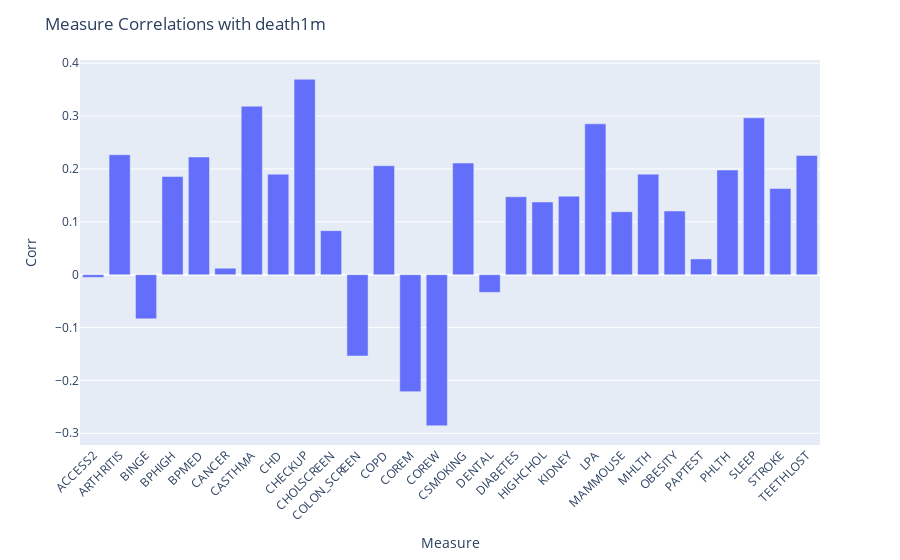

The notebook cell this image was saved under:
### Code cell
## Show correlations with death per 1M
fig = px.bar(x=cm.index, y=cm)
fig.update_layout(xaxis_tickangle=-45,\
    title='Measure Correlations with death1m',\
        xaxis_title='Measure',\
            yaxis_title = 'Corr')
fig.show()

### Figure 1 — Plotly figure (JSON) as saved in the notebook; plotly's stock layout.template omitted (floating-point values rounded to 4 significant figures)
{"data": [{"alignmentgroup": "True", "hovertemplate": "x=%{x}<br>y=%{y}<extra></extra>", "legendgroup": "", "marker": {"color": "#636efa"}, "name": "", "offsetgroup": "", "orientation": "v", "showlegend": false, "textposition": "auto", "type": "bar", "x": ["ACCESS2", "ARTHRITIS", "BINGE", "BPHIGH", "BPMED", "CANCER", "CASTHMA", "CHD", "CHECKUP", "CHOLSCREEN", "COLON_SCREEN", "COPD", "COREM", "COREW", "CSMOKING", "DENTAL", "DIABETES", "HIGHCHOL", "KIDNEY", "LPA", "MAMMOUSE", "MHLTH", "OBESITY", "PAPTEST", "PHLTH", "SLEEP", "STROKE", "TEETHLOST"], "xaxis": "x", "y": [-0.0051, 0.2269, -0.08358, 0.1857, 0.2226, 0.01221, 0.3187, 0.19, 0.3697, 0.08329, -0.1538, 0.2061, -0.2212, -0.2857, 0.2112, -0.03338, 0.1473, 0.1375, 0.1484, 0.2853, 0.1191, 0.1901, 0.1205, 0.02976, 0.1979, 0.2967, 0.163, 0.2255], "yaxis": "y"}], "layout": {"barmode": "relative", "legend": {"tracegroupgap": 0}, "margin": {"t": 60}, "title": {"text": "Measure Correlations with death1m"}, "xaxis": {"anchor": "y", "domain": [0, 1], "tickangle": -45, "title": {"text": "Measure"}}, "yaxis": {"anchor": "x", "domain": [0, 1], "title": {"text": "Corr"}}}}
